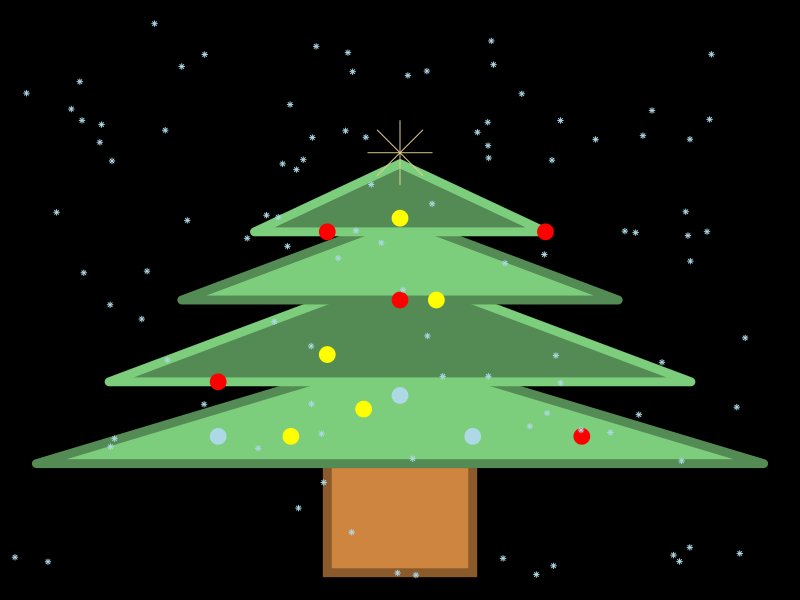

The R script that drew this image:
## ---- chunk 1
knitr::opts_chunk$set(echo = TRUE)
## ---- chunk 2
library(ggplot2)
library(tidyverse)

# Create the tree plot
tree <- ggplot(data.frame()) +
  geom_rect(aes(xmin = -1, xmax = 1, ymin = 0, ymax = 2), fill = "tan3", color = "tan4", size = 3) +
  geom_polygon(aes(x = c(-5, 0, 5), y = c(2, 4, 2)), fill = "palegreen3", color = "palegreen4", size = 3) +
  geom_polygon(aes(x = c(-4, 0, 4), y = c(3.5, 5.5, 3.5)), fill = "palegreen4", color = "palegreen3", size = 3) +
  geom_polygon(aes(x = c(-3, 0, 3), y = c(5, 6.5, 5)), fill = "palegreen3", color = "palegreen4", size = 3) +
  geom_polygon(aes(x = c(-2, 0, 2), y = c(6.25, 7.5, 6.25)), fill = "palegreen4", color = "palegreen3", size = 3) +
  coord_cartesian(xlim = c(-5, 5), ylim = c(0, 10))

#Create Points

points_data <- data.frame(
  x = c(-2.5, -1, 0, 2, 2.5),
  y = c(3.5, 6.25, 5, 6.25, 2.5)
)
points_blue <- data.frame(
  x = c(0, 6, 4, -2.5, 1),
  y = c(3.25, 0, -1.5, 2.5, 2.5)
)
points_yellow <- data.frame(
  x = c(-1, 0, 0.5, -0.5, -1.5),
  y = c(4, 6.5, 5, 3, 2.5)
)

# Snow data
snow_data <- data.frame(
  x = runif(100, min = -5, max = 5),
  y = runif(100, min = 0, max = 10),
  time = sample(seq(0.5, 0.9, by = 0.01), 100, replace = TRUE)
)

# Add points and snow to the tree plot
tree <- tree +
  geom_point(data = points_data, aes(x = x, y = y), color = "red", size = 5) +
  geom_point(data = points_blue, aes(x = x, y = y), color = "lightblue", size = 5) +
  geom_point(data = points_yellow, aes(x = x, y = y), color = "yellow", size = 5) +
  geom_point(data = data.frame(x = 0, y = 7.7), aes(x = x, y = y), color = "#e5d08f", size = 15, shape = 8) +
  geom_point(data = snow_data, aes(x = x, y = y), color = "lightblue", size = 1, shape = 8, position = position_jitter(width = 0.5, height = 0.2)) +
  theme_void() +
  theme(plot.background = element_rect(fill = "black"), title = element_text(color = "white"))

# Print the updated plot
print(tree)

 


